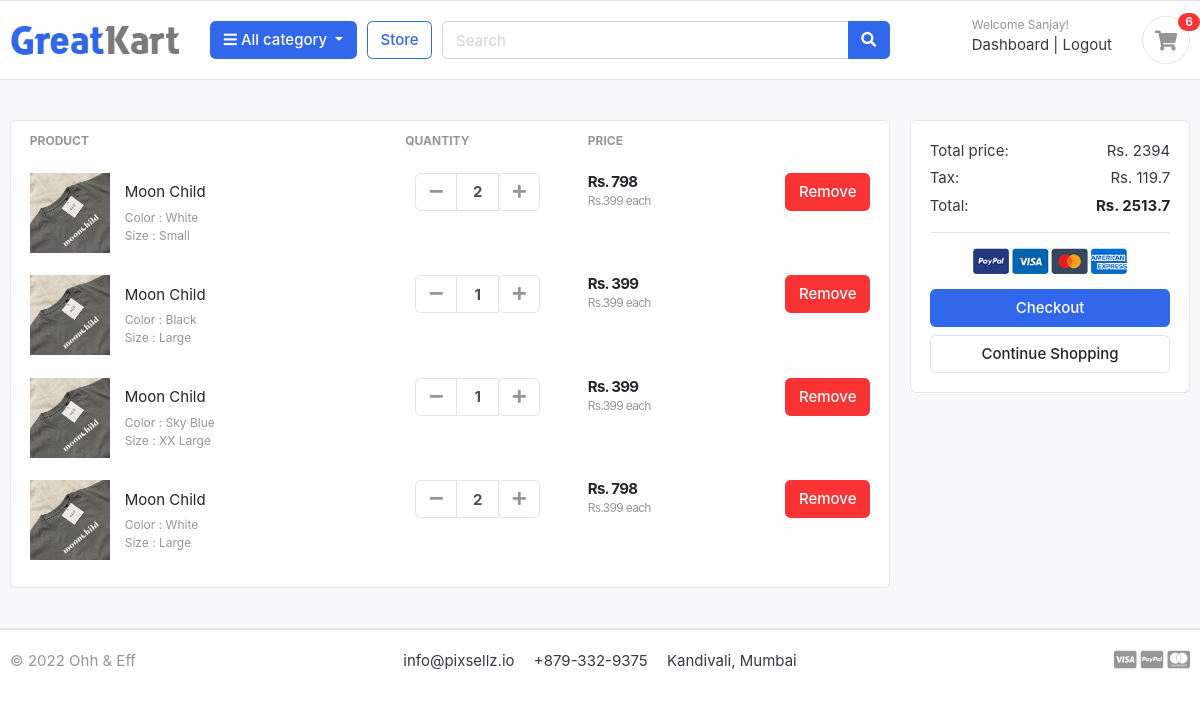
Screenshot of /cart/ (signed in) with the database file from the repository.
### accounts/models.py (models this page shows, shortened)
class Account(AbstractBaseUser):
    first_name      = models.CharField(max_length=50)
    last_name       = models.CharField(max_length=50)
    username        = models.CharField(max_length=50, unique=True)
    email           = models.EmailField(max_length=100, unique=True)
    phone_number    = models.CharField(max_length=50)
    date_joined     = models.DateTimeField(auto_now_add=True)
    last_login      = models.DateTimeField(auto_now_add=True)
    is_admin        = models.BooleanField(default=False)
    is_staff        = models.BooleanField(default=False)
    is_active       = models.BooleanField(default=False)
    is_superadmin   = models.BooleanField(default=False)
    USERNAME_FIELD = 'email'
    REQUIRED_FIELDS = ['username', 'first_name', 'last_name']
    objects = MyAccountManager()

### carts/models.py (models this page shows, shortened)
class CartItem(models.Model):
    user = models.ForeignKey(Account, on_delete=models.CASCADE, null=True)
    product = models.ForeignKey(Product, on_delete=models.CASCADE)
    variations = models.ManyToManyField(Variation, blank=True)
    cart = models.ForeignKey(Cart, on_delete=models.CASCADE, null=True)
    quantity = models.IntegerField()
    is_active = models.BooleanField(default=True)
    def sub_total(self):
        return self.product.price * self.quantity

### store/models.py (models this page shows, shortened)
class Product(models.Model):
    product_name = models.CharField(max_length=200, unique=True)
    slug = models.SlugField(max_length=200, unique=True)
    product_description = models.TextField(max_length=200, blank=True)
    price = models.IntegerField()
    images = models.ImageField(upload_to = 'photos/products')
    stock = models.IntegerField()
    is_available = models.BooleanField(default=True)
    created_date = models.DateTimeField(auto_now_add=True)
    modified_date = models.DateTimeField(auto_now=True)
    category = models.ForeignKey(Category, on_delete=models.CASCADE)
    def get_url(self):
        return reverse('product_detail', args=[self.category.slug, self.slug])

class Variation(models.Model):
    product = models.ForeignKey(Product, on_delete=models.CASCADE)
    variation_category = models.CharField(max_length=100, choices=variation_category_choice)
    variation_value =models.CharField(max_length=100)
    is_active = models.BooleanField(default=True)
    created_date = models.DateTimeField(auto_now=True)
    objects = VariationManager()

### carts/views.py (the view)
# urls.py: path('', views.cart, name='cart'),
def cart(request, total = 0, quantity = 0,grand_total = 0,tax=0, cart_items = None):
    try:
        if request.user.is_authenticated:
            cart_items = CartItem.objects.filter(user=request.user, is_active=True)
        else:
            cart = Cart.objects.get(cart_id = _cart_id(request))
            cart_items = CartItem.objects.filter(cart=cart, is_active=True)
        for cart_item in cart_items:
            total += (cart_item.product.price * cart_item.quantity)
            quantity += cart_item.quantity
        tax = (5 *  total)/100
        grand_total = tax + total
    except ObjectDoesNotExist:
        pass
    context = {
        'total' : total,
        'quantity' : quantity,
        'cart_items' : cart_items,
        'grand_total' : grand_total,
        'tax' : tax
    }
    return render(request, 'store/cart.html', context=context)

### carts/context_processors.py (called while the page is built)
def counter(request, cart_count = 0):
    if 'admin' in request.path:
        return {}
    else:
        try:
            cart = Cart.objects.filter(cart_id = _cart_id(request))
            if request.user.is_authenticated:
                cart_items = CartItem.objects.all().filter(user=request.user)
            else:
                cart_items = CartItem.objects.all().filter(cart=cart[:1])
            for cart_item in cart_items:
                cart_count += cart_item.quantity
        except Cart.DoesNotExist:
            cart_count = 0
    return dict(cart_count=cart_count)

### carts/views.py (called while the page is built)
def _cart_id(request):
    cart = request.session.session_key
    if not cart:
        cart = request.session.create()
    return cart

### category/context_processors.py (called while the page is built)
def menu_links(request):
    links = Category.objects.all()
    return dict(links = links)

### category/models.py (called while the page is built)
    def get_url(self):
        return reverse('products_by_category', args=[self.slug])

### templates/store/cart.html (shortened to what this page needs)
{% extends 'base.html' %}
{% load static %}
{% block content %}
<section class="section-content padding-y bg">
    <div class="container">
    {% if not cart_items %}
        <h2 class="text-center">Your Shopping Cart Is Empty!!</h2>
        <br>
        <div class="text-center">
            <a href="{% url 'store' %}"class="btn btn-primary">Continue Shopping</a>
        </div>
    {% else %}
    <div class="row">
        <aside class="col-lg-9">
    <div class="card">
    <table class="table table-borderless table-shopping-cart">
    <thead class="text-muted">
    <tr class="small text-uppercase">
      <th scope="col">Product</th>
      <th scope="col" width="120">Quantity</th>
      <th scope="col" width="120">Price</th>
      <th scope="col" class="text-right" width="200"> </th>
    </tr>
    </thead>
    <tbody>
    {% for cart_item in cart_items %}
    <tr>
        <td>
            <figure class="itemside align-items-center">
                <div class="aside"><img src="{{cart_item.product.images.url}}" class="img-sm"></div>
                <figcaption class="info">
                    <a href="{{ cart_item.product.get_url }}" class="title text-dark">{{cart_item.product.product_name | capfirst}}</a>
                    <p class="text-muted small">
                        {% if cart_item.variations.all %}
                            {% for item in cart_item.variations.all %}
                                {{ item.variation_category | capfirst }} : {{ item.variation_value | capfirst }} <br>
                            {% endfor %}
                        {% endif %}
                    </p>
                </figcaption>
            </figure>
        </td>
        <td>
                        <div class="col">
                            <div class="input-group input-spinner">
                                <div class="input-group-prepend">
                                    <a href="{% url 'remove_cart' cart_item.product.id cart_item.id %}" class="btn btn-light" type="button" id="button-plus"> <i class="fa fa-minus"></i> </a>
                                </div>
                                <input type="text" class="form-control"  value="{{ cart_item.quantity }}">
                                <div class="input-group-append">
                                    <form action="{% url 'add_cart' cart_item.product.id %}" method="POST">
                                        <button class="btn btn-light" type="submit" id="button-minus"> <i class="fa fa-plus"></i> </button>
                                    </form>
                                </div>
                            </div>
                        </div>
        </td>
        <td>
            <div class="price-wrap">
                <var class="price">Rs. {{ cart_item.sub_total }}</var>
                <small class="text-muted">Rs.{{cart_item.product.price}} each </small>
            </div>
        </td>
        <td class="text-right">
        <a href="{% url 'remove_cart_item' cart_item.product.id cart_item.id %}" onclick="return confirm('Are you sure you want to delete this item?') " class="btn btn-danger"> Remove</a>
        </td>
    </tr>
    {% endfor %}
    </tbody>
    </table>
    </div>
        </aside>
        <aside class="col-lg-3">
            <div class="card">
            <div class="card-body">
                <dl class="dlist-align">
                  <dt>Total price:</dt>
                  <dd class="text-right">Rs. {{total}}</dd>
                </dl>
                <dl class="dlist-align">
                  <dt>Tax:</dt>
                  <dd class="text-right">Rs. {{tax}}</dd>
                </dl>
                <dl class="dlist-align">
                  <dt>Total:</dt>
                  <dd class="text-right text-dark b"><strong>Rs. {{grand_total}}</strong></dd>
                </dl>
                <hr>
                <p class="text-center mb-3">
                    <img src="{% static './images/misc/payments.png'%}" height="26">
                </p>
                <a href="{% url 'checkout' %}" class="btn btn-primary btn-block"> Checkout </a>
                <a href="./store.html" class="btn btn-light btn-block">Continue Shopping</a>
            </div>
            </div>
    </aside>
    </div>
    {% endif %}
    </div>
    </section>
{% endblock %}

### templates/includes/navbar.html (shortened to what this page needs)
{% load static %}
<header class="section-header">
    <section class="header-main border-bottom">
        <div class="container">
    <div class="row align-items-center">
        <div class="col-lg-2 col-md-3 col-6">
            <a href="/" class="brand-wrap">
                <img class="logo" src="{%static './images/logo.png'%}">
            </a>
        </div>
        <div class="col-lg col-sm col-md col-6 flex-grow-0">
            <div class="category-wrap dropdown d-inline-block float-right">
                <button type="button" class="btn btn-primary dropdown-toggle" data-toggle="dropdown">
                    <i class="fa fa-bars"></i> All category
                </button>
            </div>
        </div>
        <a href="{% url 'store' %}" class="btn btn-outline-primary">Store</a>
        <div class="col-lg  col-md-6 col-sm-12 col">
            <form action="{% url 'search' %}" class="search" method='GET'>
                <div class="input-group w-100">
                    <input type="text" class="form-control" style="width:60%;" placeholder="Search" name="keyword">
                    <div class="input-group-append">
                      <button class="btn btn-primary" type="submit">
                        <i class="fa fa-search"></i>
                      </button>
                    </div>
                </div>
            </form>
        </div>
        <div class="col-lg-3 col-sm-6 col-8 order-2 order-lg-3">
                    <div class="d-flex justify-content-end mb-3 mb-lg-0">
                        {% if user.id is None %}
                            <div class="widget-header">
                                <small class="title text-muted">Welcome guest!</small>
                                <div>
                                    <a href="{% url 'login' %}">Sign in</a> <span class="dark-transp"> | </span>
                                    <a href="{% url 'register' %}"> Register</a>
                                </div>
                            </div>
                        {% else %}
                            <div class="widget-header">
                                <small class="title text-muted">Welcome {{user.first_name | capfirst}}!</small>
                                <div>
                                    <a href="{% url 'dashboard' %}">Dashboard</a> <span class="dark-transp"> | </span>
                                    <a href="{% url 'logout' %}"> Logout</a>
                                </div>
                            </div>
                        {% endif %}
                        <a href="{% url 'cart' %}" class="widget-header pl-3 ml-3">
                            <div class="icon icon-sm rounded-circle border"><i class="fa fa-shopping-cart"></i></div>
                            <span class="badge badge-pill badge-danger notify">{{cart_count}}</span>
                        </a>
                    </div>
                </div>
    </div>
        </div>
    </section>
    </header>

### e_commerce/static/css/ui.css (style rules this page uses)
html { font-family: "Inter", sans-serif; font-size: 15px; }
.price-wrap { letter-spacing: -0.7px; }
.icon-xs, .icon-sm, .icon-md, .icon-lg { display: inline-block; text-align: center; flex-shrink: 0; flex-grow: 0; }
.icon-sm { width: 48px; height: 48px; line-height: 48px !important; font-size: 20px; }
.img-xs, .img-sm, .img-md, .img-lg { -o-object-fit: cover; object-fit: cover; flex-shrink: 0; flex-grow: 0; }
.img-sm { width: 80px; height: 80px; }
.padding-y { padding-top: 40px; padding-bottom: 40px; }
var { font-style: normal; }
figure { margin-bottom: 0; }
.bg { background-color: #f8f9fa; }
.b { font-weight: 600; }
p:last-child { margin-bottom: 0; }
.header-main { position: relative; padding-top: 1rem; padding-bottom: 1rem; }
.brand-wrap .logo, .navbar-brand .logo { margin-right: 7px; max-height: 42px; display: inline-block; }
.widget-header { display: inline-block; vertical-align: middle; position: relative; }
.widget-header a { color: #343a40; }
.widget-header i { color: #969696; }
.widget-header .title { display: block; }
.widget-header .notify { position: absolute; top: -3px; right: -10px; }
.btn-light { background-color: #fff; border-color: #e4e4e4; }
.btn-light i { color: #969696; }
.itemside { position: relative; display: flex; width: 100%; }
.itemside .aside { position: relative; flex-shrink: 0; }
.itemside .info { padding-left: 15px; padding-right: 7px; }
.itemside p { margin-bottom: 0; }
.itemside .title { display: block; margin-bottom: 5px; color: #212529; }
[class*=dlist-] { margin-bottom: 5px; }
[class*=dlist-] dd { margin-bottom: 0; }
.dlist-align { display: flex; }
.dlist-align dt { width: 150px; word-wrap: break-word; font-weight: normal; }
.dlist-align dd { flex-grow: 1; }
.notify { position: absolute; top: -4px; right: -10px; display: inline-block; padding: 0.25em 0.6em; font-size: 12px; line-height: 1; text-align: center; border-radius: 3rem; color: #fff; background-color: #fa3434; }
.price { font-weight: 600; color: #212529; }
.input-spinner { width: 125px; flex-wrap: nowrap; display: inline-flex; vertical-align: middle; }
.input-spinner input.form-control { text-align: center; max-width: 46px; font-weight: bold; flex-basis: 46px; border-color: #e4e4e4; flex-grow: 0; }
.input-spinner .btn { width: 42px; text-align: center; padding-left: 0.5rem; padding-right: 0.5rem; }
.table-shopping-cart.table td, .table-shopping-cart.table th { padding-left: 1.25rem; padding-right: 1.25rem; }
.table-shopping-cart .price-wrap { line-height: 1.2; }
.table-shopping-cart .price { font-weight: bold; margin-right: 5px; display: block; }

### rows the page displays
Account: first_name "Sanjay"
CartItem: product.images (picture), product.product_name "Moon Child", quantity "2", sub_total "798", product.price "399"
Variation: variation_category "Color", variation_value "White"
Variation: variation_category "Size", variation_value "Small"
CartItem: product.images (picture), product.product_name "Moon Child", quantity "1", sub_total "399", product.price "399"
Variation: variation_category "Color", variation_value "Black"
Variation: variation_category "Size", variation_value "Large"
CartItem: product.images (picture), product.product_name "Moon Child", quantity "1", sub_total "399", product.price "399"
Variation: variation_category "Color", variation_value "Sky Blue"
Variation: variation_category "Size", variation_value "XX Large"
CartItem: product.images (picture), product.product_name "Moon Child", quantity "2", sub_total "798", product.price "399"

### other values shown
{{ cart_count }} "6"
{{ total }} "2394"
{{ tax }} "119.7"
{{ grand_total }} "2513.7"
